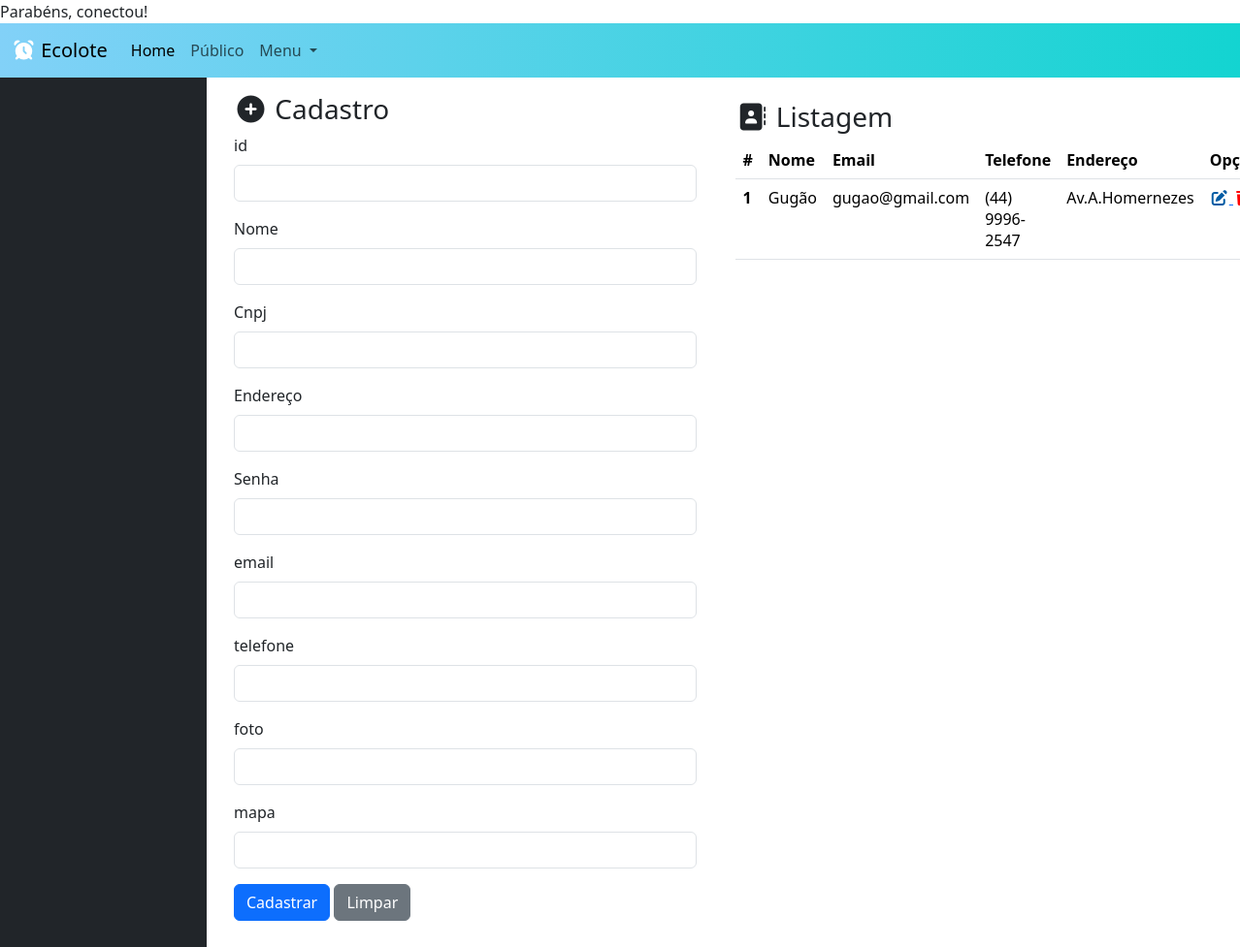
The app's page /mercado.php (signed in) with its own data.
### tables this page shows
CREATE TABLE mercado (
    id INT PRIMARY KEY AUTO_INCREMENT,
    nome VARCHAR(120) NOT NULL,
    cnpj VARCHAR(20) NOT NULL,
    email VARCHAR(120) NOT NULL,
    senha VARCHAR(120) NOT NULL,
    endereco VARCHAR(200) NOT NULL,
    telefone VARCHAR(20) NOT NULL,
    foto VARCHAR(255) NOT NULL,
    mapa VARCHAR(20)
);

### mercado.php (the view, shortened to what this page needs)
<?php
  include './backend/conexao.php';
  $destino = "./backend/mercado/inserir.php";
?>
<!doctype html>
<html lang="pt-br">
  <head>
    <link href="https://cdn.jsdelivr.net/npm/bootstrap@5.3.8/dist/css/bootstrap.min.css" rel="stylesheet">
    <link rel="stylesheet" href="./assets/estilo.css">
    <link rel="stylesheet" href="https://cdnjs.cloudflare.com/ajax/libs/font-awesome/7.0.1/css/all.min.css" />
    <link rel="stylesheet" href="https://cdn.datatables.net/2.3.7/css/dataTables.dataTables.css" />
</head>
  <body>
   <nav class="navbar navbar-expand-lg corbarra">
  <div class="container-fluid">
    <a class="navbar-brand" href="#"> <i class="fa-solid fa-alarm-clock" style="color: rgb(255, 255, 255);"></i> Ecolote </a>
    <div class="collapse navbar-collapse" id="navbarSupportedContent">
      <ul class="navbar-nav me-auto mb-2 mb-lg-0">
        <li class="nav-item">
          <a class="nav-link active" aria-current="page" href="#">Home</a>
        </li>
        <li class="nav-item">
          <a class="nav-link" href="#">Público</a>
        </li>
        <li class="nav-item dropdown">
          <a class="nav-link dropdown-toggle" href="#" role="button" data-bs-toggle="dropdown" aria-expanded="false">
            Menu
          </a>
        </li>
      </ul>
    </div>
  </div>
</nav>
   <div class="container-fluid">
        <div class="row">
            <div class="col-md-2 bg-dark">
            </div>
            <div class="col-md-5">
              <form action="<?=$destino?>" method="post" class="p-3">
                <h3> <i class="fa-solid fa-circle-plus"></i> Cadastro </h3>
                 <div class="mb-3">
                    <label class="form-label"> id </label>
                    <input value="<?php echo isset($mercados) ? $mercados['id'] : "" ?>" type="text" name="id" class="form-control" readonly>
                </div>
                <div class="mb-3">
                    <label class="form-label"> Nome </label>
                    <input value="<?php echo isset($mercados) ? $mercados['nome'] : "" ?>" type="text" name="nome" class="form-control">
                </div>
                 <div class="mb-3">
                    <label class="form-label"> Cnpj </label>
                    <input value="<?php echo isset($mercados) ? $mercados['cnpj'] : "" ?>" type="text" name="cnpj" class="form-control">
                </div>
                <div class="mb-3">
                    <label class="form-label"> Endereço </label>
                    <input value="<?php echo isset($mercados) ? $mercados['endereco'] : "" ?>" type="text" name="endereco" class="form-control">
                </div>
                <div class="mb-3">
                    <label class="form-label"> Senha </label>
                    <input value="<?php echo isset($mercados) ? $mercados['senha'] : "" ?>" type="password" name="senha" class="form-control">
                </div>
                <div class="mb-3">
                    <label class="form-label"> email </label>
                    <input value="<?php echo isset($mercados) ? $mercados['email'] : "" ?>" type="text" name="email" class="form-control">
                </div>
                <div class="mb-3">
                    <label class="form-label"> telefone </label>
                    <input value="<?php echo isset($mercados) ? $mercados['telefone'] : "" ?>" type="text" name="telefone" class="form-control">
                </div>
                <div class="mb-3">
                    <label class="form-label"> foto </label>
                    <input value="<?php echo isset($mercados) ? $mercados['foto'] : "" ?>" type="text" name="foto" class="form-control">
                </div>
                <div class="mb-3">
                    <label class="form-label"> mapa </label>
                    <input value="<?php echo isset($mercados) ? $mercados['mapa'] : "" ?>" type="text" name="mapa" class="form-control">
                </div>
                <button type="submit" class="btn btn-primary"> Cadastrar </button>
                <button type="reset" class="btn btn-secondary"> Limpar </button>
            </form>
            </div>
            <div class="col-md-5">
              <br>
              <h3> <i class="fa-solid fa-address-book"></i> Listagem </h3>
              <table class="table" id="tabela">
              <thead>
                <tr>
                  <th scope="col">#</th>
                  <th scope="col">Nome</th>
                  <th scope="col">Email</th>
                  <th scope="col">Telefone</th>
                  <th scope="col">Endereço</th>
                  <th scope="col">Opções</th>
                </tr>
              </thead>
              <tbody>
                <?php
                  $sql = 'SELECT * FROM mercado';
                  $dados = mysqli_query($conexao, $sql);
                  while($coluna = mysqli_fetch_assoc($dados)){
                ?>
                <tr>
                  <th scope="row"> <?php echo $coluna['id'] ?> </th>
                  <td> <?php echo $coluna['nome'] ?></td>
                  <td> <?php echo $coluna['email'] ?></td>
                  <td> <?php echo $coluna['telefone'] ?></td>
                  <td> <?php echo $coluna['endereco'] ?></td>
                  <td>
                    <a href="./mercado.php?id=<?=$coluna['id']?>"> <i class="fa-solid fa-pen-to-square" style="color: rgb(1, 92, 164);"></i> </a>
                    <a href="<?php echo './backend/mercado/excluir.php?id='.$coluna['id'] ?>" onclick="return confirm('Deseja realmente excluir?')"> <i class="fa-solid fa-trash" style="color: rgb(255, 0, 0);"></i> </a>
                  </td>
                </tr>
              <?php } ?>
              </tbody>
            </table>
            </div>
        </div>
   </div>
</body>
</html>

### assets/estilo.css (style rules this page uses)
.corbarra { background: linear-gradient(to left, rgb(19, 212, 209), rgb(130, 209, 248)); }
body { margin: 0; padding: 0; }

### records on screen
mercado: id "1", nome "Gugão", email "gugao@gmail.com", telefone "(44) 9996-2547", endereco "Av.A.Homernezes"
